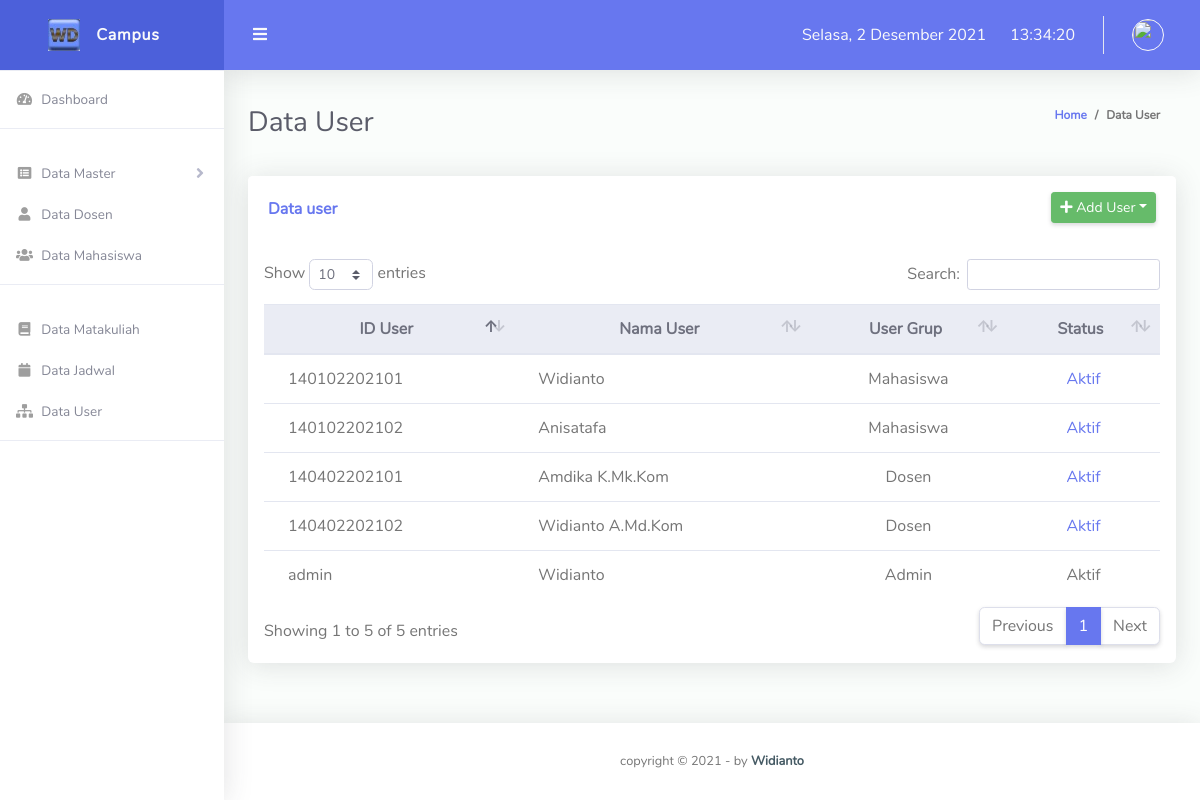
Screenshot of /index.php/user/User with the database file from the repository.
### tables this page shows
CREATE TABLE `user` (
  `ID_User` varchar(25) NOT NULL,
  `IdGrup` int(2) DEFAULT NULL,
  `Status` enum('Y','N') NOT NULL DEFAULT 'Y',
  `NamaUser` varchar(50) DEFAULT NULL,
  `Photo` varchar(50) DEFAULT NULL,
  `Password` varchar(255) DEFAULT NULL
);

### application/controllers/User.php (called while the page is built, shortened)
<?php
class User extends CI_Controller {
	function User(){
		$data['User'] = $this->DBWeb->get_data('User')->result();
		$data['Dosen'] = $this->DBWeb->get_Dosen();
		$data['Mahasiswa'] = $this->DBWeb->get_Mahasiswa();
		$this->load->view('Header');
		$this->load->view('HeaderID');
		$this->load->view('User/DBUser',$data);
		$this->load->view('Footer');
	}
}

### index.php (called while the page is built, shortened)
<?php
require_once BASEPATH.'core/CodeIgniter.php';

### application/models/DBWeb.php (called while the page is built, shortened)
<?php
class DBWeb extends CI_Model{
	function get_data($table){
		return $this->db->get($table);
	}
}

### application/views/User/DBUser.php (the view, shortened to what this page needs)
<div class="container-fluid" id="container-wrapper">
  <div class="d-sm-flex align-items-center justify-content-between mb-4">
    <h1 class="h3 mb-0 text-gray-800">Data User</h1>
    <ol class="breadcrumb">
      <li class="breadcrumb-item"><a href="./">Home</a></li>
      <li class="breadcrumb-item active" aria-current="page">Data User</li>
    </ol>
  </div>
  <div class="row">
    <div class="col-lg-12">
      <div class="card mb-4">
        <div class="card-header py-3 d-flex flex-row align-items-center justify-content-between">
          <h6 class="m-0 font-weight-bold text-primary">Data user</h6>
          <div class="btn-group mb-1">
            <button type="button" class="m-0 btn btn-success btn-sm dropdown-toggle" data-toggle="dropdown" aria-haspopup="true" aria-expanded="false"><i class="fas fa fa-plus"></i> Add User</button>
          </div>
        </div>
        <div class="table-responsive p-3">
          <table class="table align-items-center table-flush" id="dataTable">
            <thead class="thead-light">
              <tr align="center">
                <th>ID User</th>
                <th>Nama User</th>
                <th>User Grup</th>
                <th>Status</th>
              </tr>
            </thead>
            <tbody>
              <?php
              foreach($User as $b){
                $IdData = $b->ID_User;
                ?>
                <tr>
                  <td><?php echo $b->ID_User ?></td>
                  <td><?php echo $b->NamaUser ?></td>
                  <?php if ($b->IdGrup=='1') { ?>
                  <td align="center"><?php echo "Admin" ?></td>
                  <?php }elseif ($b->IdGrup=='2') { ?>
                  <td align="center"><?php echo "Dosen" ?></td>
                  <?php }else { ?>
                  <td align="center"><?php echo "Mahasiswa" ?></td>
                  <?php } if ($b->IdGrup=='1') { ?>
                  <td align="center">Aktif</td>
                  <?php }elseif ($b->Status=='Y') { ?>
                  <td align="center"><a href="" title="Edit" data-toggle="modal" data-target="#EditUser<?php echo $IdData; ?>" >Aktif</a></td>
                  <?php }elseif ($b->Status=='N') { ?>
                  <td align="center"><a href="" title="Edit" data-toggle="modal" data-target="#EditUser<?php echo $IdData; ?>" >Tidak Aktif</a></td>
                  <?php } ?>
                </tr>
              <?php } ?>
            </tbody>
          </table>
        </div>
      </div>
    </div>
  </div>
</div>

### application/views/Header.php (shortened to what this page needs)
<!DOCTYPE html>
<html lang="en">
<head>
  <link href="<?php echo base_url()?>assets/vendor/fontawesome-free/css/all.min.css" rel="stylesheet" type="text/css">
  <link href="<?php echo base_url()?>assets/css/animate.min.css" rel="stylesheet" type="text/css">
  <link href="<?php echo base_url()?>assets/vendor/bootstrap/css/bootstrap.min.css" rel="stylesheet" type="text/css">
  <link href="<?php echo base_url()?>assets/vendor/select2/dist/css/select2.min.css" rel="stylesheet" type="text/css">
  <link href="<?php echo base_url()?>assets/vendor/bootstrap-touchspin/css/jquery.bootstrap-touchspin.css" rel="stylesheet" >
  <link href="<?php echo base_url()?>assets/vendor/bootstrap-datepicker/css/bootstrap-datepicker.min.css" rel="stylesheet" >
  <link href="<?php echo base_url()?>assets/css/bootstrap-fileupload.min.css" rel="stylesheet" />
  <link href="<?php echo base_url()?>assets/css/ruang-admin.min.css" rel="stylesheet">
  <link href="<?php echo base_url()?>assets/vendor/datatables/dataTables.bootstrap4.min.css" rel="stylesheet">
  <link rel="stylesheet" href=".<?php echo base_url()?>assets/bootstrap-datetimepicker/css/bootstrap-datetimepicker.min.css">
</head>
<body id="page-top">
  <div id="wrapper">
    <ul class="navbar-nav sidebar sidebar-light accordion" id="accordionSidebar">
      <a class="sidebar-brand d-flex align-items-center justify-content-center" href="index.html">
        <div class="sidebar-brand-icon">
          <img src="<?php echo base_url()?>assets/img/WD.jpg">
        </div>
        <div class="sidebar-brand-text mx-3">Campus</div>
      </a>
      <hr class="sidebar-divider my-0">
      <li class="nav-item <?php if($this->uri->segment(1)=="Welcome" || $this->uri->segment(1)==""){echo "active";}?>">
        <a class="nav-link" href="<?php echo base_url('Welcome')?>">
          <i class="fas fa-fw fa-tachometer-alt" title="Dashboard"></i>
          <span>Dashboard</span></a>
      </li>
      <hr class="sidebar-divider">
      <li class="nav-item <?php if($this->uri->segment(1)=="Master"){echo "active";}?>">
        <a class="nav-link collapsed" href="#" data-toggle="collapse" data-target="#collapsePage" aria-expanded="true"
          aria-controls="collapsePage">
          <i class="fas fa-fw fa-list-alt" title="Data Master"></i>
          <span>Data Master</span>
        </a>
      </li>
      <li class="nav-item <?php if($this->uri->segment(1)=="Dosen"){echo "active";}?>">
        <a class="nav-link" href="<?php echo base_url('Dosen')?>">
          <i class="fas fa-fw fa-user" title="Data Dosen"></i>
          <span>Data Dosen</span>
        </a>
      </li>
      <li class="nav-item <?php if($this->uri->segment(1)=="Mahasiswa"){echo "active";}?>">
        <a class="nav-link" href="<?php echo base_url('Mahasiswa') ?>">
          <i class="fas fa-fw fa-users" title="Data Mahasiswa"></i>
          <span>Data Mahasiswa</span>
        </a>
      </li>
      <hr class="sidebar-divider">
      <li class="nav-item <?php if($this->uri->segment(1)=="Matakuliah"){echo "active";}?>">
        <a class="nav-link" href="<?php echo base_url('Matakuliah')?>">
          <i class="fas fa-fw fa-book" title="Data Matakuliah"></i>
          <span>Data Matakuliah</span>
        </a>
      </li>
      <li class="nav-item <?php if($this->uri->segment(1)=="Jadwal"){echo "active";}?>">
        <a class="nav-link" href="<?php echo base_url('Jadwal') ?>">
          <i class="fas fa-fw fa-calendar" title="Data Jadwal"></i>
          <span>Data Jadwal</span>
        </a>
      </li>
      <li class="nav-item <?php if($this->uri->segment(1)=="User"){echo "active";}?>">
        <a class="nav-link" href="<?php echo base_url('AddUser') ?>">
          <i class="fas fa-fw fa-sitemap" title="Data User"></i>
          <span>Data User</span>
        </a>
      </li>
      <hr class="sidebar-divider">
    </ul>

### application/views/HeaderID.php (shortened to what this page needs)
<div id="content-wrapper" class="d-flex flex-column">
  <div id="content">
    <nav class="navbar navbar-expand navbar-light bg-navbar topbar mb-4 static-top">
      <button id="sidebarToggleTop" class="btn btn-link rounded-circle mr-3">
        <i class="fa fa-bars"></i>
      </button>
      <ul class="navbar-nav ml-auto">
        <li class="nav-item dropdown no-arrow">
          <span class="nav-link dropdown-toggle" id="dino" aria-haspopup="true" aria-expanded="false"></span>
        </li>
        <li class="nav-item dropdown no-arrow">
          <span class="nav-link dropdown-toggle" id="txt" aria-haspopup="true" aria-expanded="false"></span>
        </li>
        <li class="nav-item dropdown no-arrow">
          <a class="nav-link dropdown-toggle" href="#" id="userDropdown" role="button" data-toggle="dropdown"
          aria-haspopup="true" aria-expanded="false">
          <?php $JPG = $this->session->userdata('Photo'); ?>
          <img class="img-profile rounded-circle" src="<?php echo base_url().'/assets/upload/'.$JPG; ?>" style="max-width: 60px">
        </a>
      </li>
    </ul>
  </nav>

### application/views/Footer.php (shortened to what this page needs)
</div>
<footer class="sticky-footer bg-white">
  <div class="container my-auto">
    <div class="copyright text-center my-auto">
      <span>copyright &copy; <script> document.write(new Date().getFullYear()); </script> - by
        <b><a href="https://facebook.com/widi.anto.718" target="_blank">Widianto</a></b>
      </span>
    </div>
  </div>
</footer>
</div>
</div>
</body>
</html>

### rows the page displays
user: ID_User "140102202101", NamaUser "Widianto", shows "Mahasiswa"
user: ID_User "140102202102", NamaUser "Anisatafa", shows "Mahasiswa"
user: ID_User "140402202101", NamaUser "Amdika K.Mk.Kom", shows "Dosen"
user: ID_User "140402202102", NamaUser "Widianto A.Md.Kom", shows "Dosen"
user: ID_User "admin", NamaUser "Widianto", shows "Admin", shows "Aktif"
